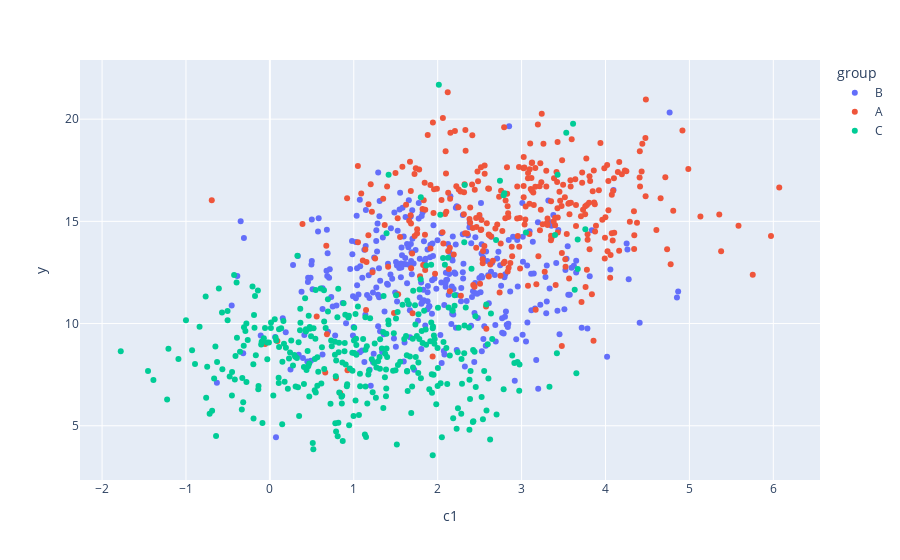

Notebook code cell kept with this figure:
### Code cell
# The scatter plot referenced at the start of Question 3
# This is not needed to answer the question, but motivates why we are standardizing
px.scatter(data, x='c1', y='y', color='group')

### Figure 1 — Plotly figure (JSON) as saved in the notebook; plotly's stock layout.template omitted (floating-point values rounded to 4 significant figures; data arrays with more than 128 entries replaced by an {"elided": "..."} marker saying what was removed)
{"data": [{"hovertemplate": "group=B<br>c1=%{x}<br>y=%{y}<extra></extra>", "legendgroup": "B", "marker": {"color": "#636efa", "symbol": "circle"}, "mode": "markers", "name": "B", "orientation": "v", "showlegend": true, "type": "scatter", "x": {"elided": "335 float values"}, "xaxis": "x", "y": {"elided": "335 float values"}, "yaxis": "y"}, {"hovertemplate": "group=A<br>c1=%{x}<br>y=%{y}<extra></extra>", "legendgroup": "A", "marker": {"color": "#EF553B", "symbol": "circle"}, "mode": "markers", "name": "A", "orientation": "v", "showlegend": true, "type": "scatter", "x": {"elided": "321 float values"}, "xaxis": "x", "y": {"elided": "321 float values"}, "yaxis": "y"}, {"hovertemplate": "group=C<br>c1=%{x}<br>y=%{y}<extra></extra>", "legendgroup": "C", "marker": {"color": "#00cc96", "symbol": "circle"}, "mode": "markers", "name": "C", "orientation": "v", "showlegend": true, "type": "scatter", "x": {"elided": "344 float values"}, "xaxis": "x", "y": {"elided": "344 float values"}, "yaxis": "y"}], "layout": {"legend": {"title": {"text": "group"}, "tracegroupgap": 0}, "margin": {"t": 60}, "xaxis": {"anchor": "y", "domain": [0, 1], "title": {"text": "c1"}}, "yaxis": {"anchor": "x", "domain": [0, 1], "title": {"text": "y"}}}}
